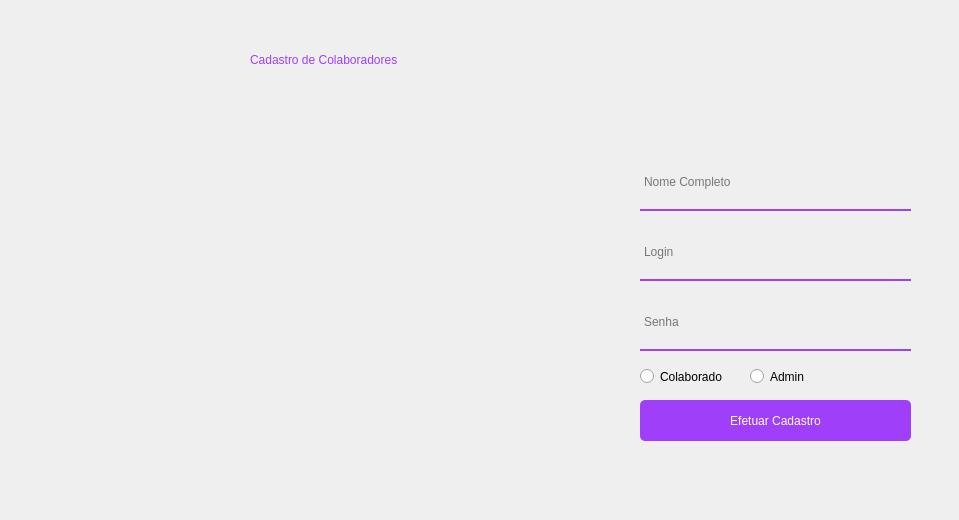
      <widget class="QWidget" name="pg_colaboradores">
       <widget class="QLabel" name="lbl_titulo_colaboradores">
        <property name="geometry">
         <rect>
          <x>250</x>
          <y>40</y>
          <width>551</width>
          <height>41</height>
         </rect>
        </property>
        <property name="styleSheet">
         <string notr="true">font: 30pt &quot;Montserrat&quot;;
color: #9f3ffa;
</string>
        </property>
        <property name="text">
         <string>Cadastro de Colaboradores</string>
        </property>
        <property name="textFormat">
         <enum>Qt::AutoText</enum>
        </property>
        <property name="wordWrap">
         <bool>false</bool>
        </property>
        <property name="textInteractionFlags">
         <set>Qt::LinksAccessibleByKeyboard|Qt::LinksAccessibleByMouse</set>
        </property>
       </widget>
       <widget class="QRadioButton" name="radio_admin">
        <property name="geometry">
         <rect>
          <x>750</x>
          <y>368</y>
          <width>82</width>
          <height>17</height>
         </rect>
        </property>
        <property name="styleSheet">
         <string notr="true">outline: 0;</string>
        </property>
        <property name="text">
         <string>Admin</string>
        </property>
       </widget>
       <widget class="QRadioButton" name="radio_colaborador">
        <property name="geometry">
         <rect>
          <x>640</x>
          <y>368</y>
          <width>82</width>
          <height>17</height>
         </rect>
        </property>
        <property name="styleSheet">
         <string notr="true">outline: 0;</string>
        </property>
        <property name="text">
         <string>Colaborador</string>
        </property>
       </widget>
       <widget class="QLineEdit" name="line_nome">
        <property name="geometry">
         <rect>
          <x>640</x>
          <y>160</y>
          <width>271</width>
          <height>51</height>
         </rect>
        </property>
        <property name="styleSheet">
         <string notr="true">background-color: rgba(0, 0 , 0, 0);
border: 2px solid rgba(0,0,0,0);
border-bottom-color: rgb(159, 63, 250);
color: rgb(0,0,0);
padding-bottom: 8px;
border-radius: 0px;
font: 10pt &quot;Montserrat&quot;;</string>
        </property>
        <property name="placeholderText">
         <string>Nome Completo</string>
        </property>
       </widget>
       <widget class="QLineEdit" name="line_login">
        <property name="geometry">
         <rect>
          <x>640</x>
          <y>230</y>
          <width>271</width>
          <height>51</height>
         </rect>
        </property>
        <property name="styleSheet">
         <string notr="true">background-color: rgba(0, 0 , 0, 0);
border: 2px solid rgba(0,0,0,0);
border-bottom-color: rgb(159, 63, 250);
color: rgb(0,0,0);
padding-bottom: 8px;
border-radius: 0px;
font: 10pt &quot;Montserrat&quot;;</string>
        </property>
        <property name="text">
         <string/>
        </property>
        <property name="placeholderText">
         <string>Login</string>
        </property>
       </widget>
       <widget class="QLineEdit" name="line_senha">
        <property name="geometry">
         <rect>
          <x>640</x>
          <y>300</y>
          <width>271</width>
          <height>51</height>
         </rect>
        </property>
        <property name="styleSheet">
         <string notr="true">background-color: rgba(0, 0 , 0, 0);
border: 2px solid rgba(0,0,0,0);
border-bottom-color: rgb(159, 63, 250);
color: rgb(0,0,0);
padding-bottom: 8px;
border-radius: 0px;
font: 10pt &quot;Montserrat&quot;;</string>
        </property>
        <property name="echoMode">
         <enum>QLineEdit::Password</enum>
        </property>
        <property name="placeholderText">
         <string>Senha</string>
        </property>
       </widget>
       <widget class="QPushButton" name="btn_cadastro">
        <property name="geometry">
         <rect>
          <x>640</x>
          <y>400</y>
          <width>271</width>
          <height>41</height>
         </rect>
        </property>
        <property name="styleSheet">
         <string notr="true">QPushButton {
border: 2px;
background-color: rgb(159, 63, 250);
color: white;
border-radius: 5px;
font: 10pt &quot;Montserrat&quot;;
outline: 0;
}

QPushButton:hover {
	background-color: rgb(197, 62, 255);
}
</string>
        </property>
        <property name="text">
         <string>Efetuar Cadastro</string>
        </property>
       </widget>
       <widget class="QLabel" name="label_5">
        <property name="geometry">
         <rect>
          <x>50</x>
          <y>110</y>
          <width>531</width>
          <height>401</height>
         </rect>
        </property>
        <property name="text">
         <string/>
        </property>
        <property name="pixmap">
         <pixmap resource="../QRC/file_principal_rc.qrc">:/icones/undraw_secure_login_pdn4.png</pixmap>
        </property>
        <property name="scaledContents">
         <bool>true</bool>
        </property>
       </widget>
       <widget class="QPushButton" name="btn_ver_senha">
        <property name="geometry">
         <rect>
          <x>920</x>
          <y>336</y>
          <width>30</width>
          <height>31</height>
         </rect>
        </property>
        <property name="styleSheet">
         <string notr="true">QPushButton {
	background-image: url(:/icones/ver senha.png);
	border: 0px;
	outline: 0;
}

QPushButton:hover {
	background-image: url(:/icones/ver senha hover.png);
}</string>
        </property>
        <property name="text">
         <string/>
        </property>
       </widget>
       <zorder>label_5</zorder>
       <zorder>lbl_titulo_colaboradores</zorder>
       <zorder>radio_admin</zorder>
       <zorder>radio_colaborador</zorder>
       <zorder>line_nome</zorder>
       <zorder>line_login</zorder>
       <zorder>line_senha</zorder>
       <zorder>btn_cadastro</zorder>
       <zorder>btn_ver_senha</zorder>
      </widget>
